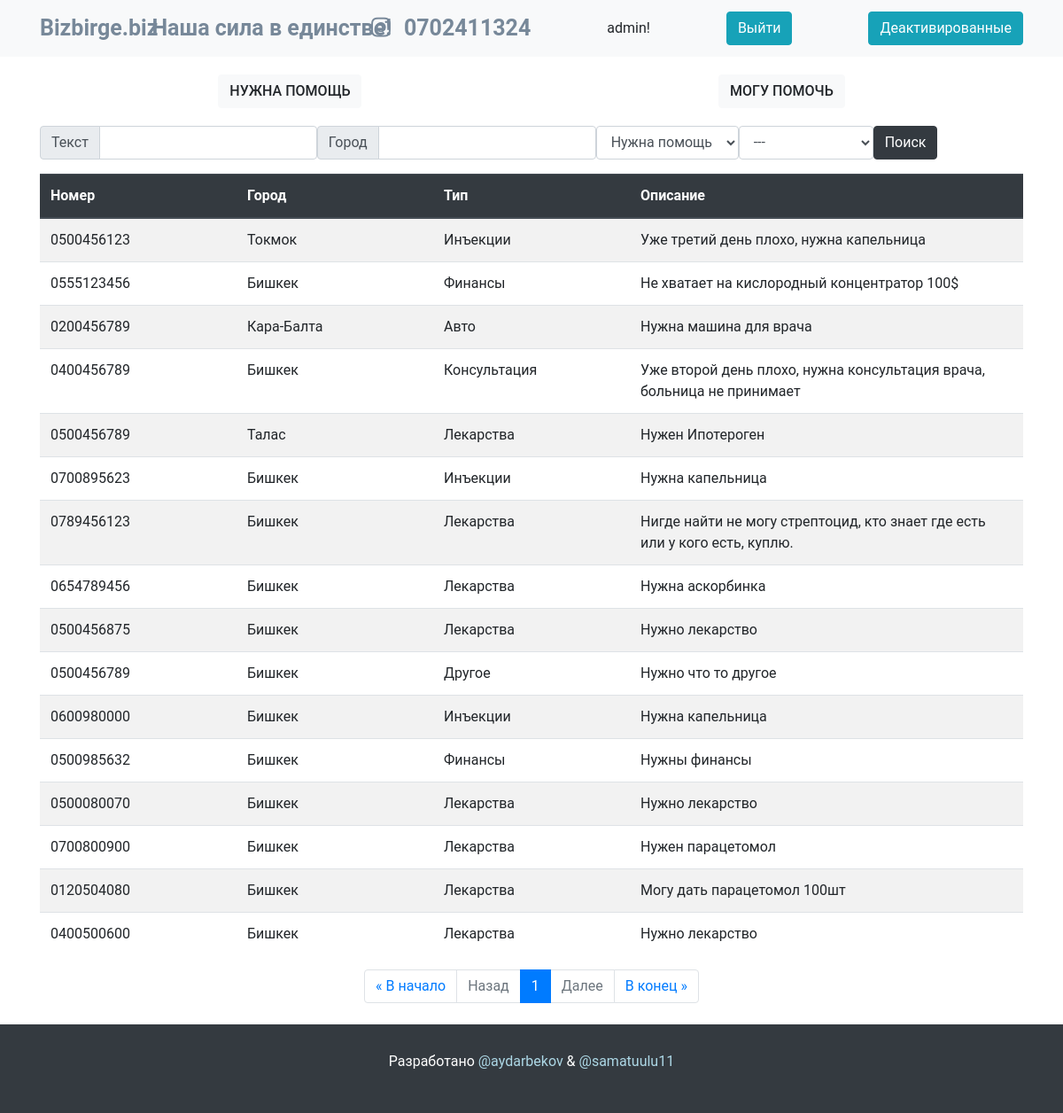
The page /ad_list/need_help (signed in) on the database its author committed.
### webapp/models.py (models this page shows, shortened)
class Ad(models.Model):
    ad_type = models.CharField(max_length=50, choices=TYPE_CHOICES, default=TYPE_CHOICES[0][0], verbose_name="Тема")
    number = models.CharField(max_length=50, verbose_name='Номер телефона')
    city = models.CharField(max_length=50, verbose_name='Город')
    group = models.CharField(max_length=50, choices=GROUP_CHOICES, default=GROUP_CHOICES[0][0], verbose_name="Тема")
    description = models.TextField(max_length=3000, verbose_name='Описание')
    status = models.CharField(max_length=50, choices=STATUS_CHOICES, default=STATUS_CHOICES[0][0], verbose_name='Статус')
    date = models.DateTimeField(auto_now_add=True, null=True, blank=True, verbose_name='Дата добавления')
    class Meta:
        verbose_name = 'Объявление'
        verbose_name_plural = 'Объявления'

### webapp/views.py (the view, shortened to what this page needs)
# urls.py: path('ad_list/<str:type>', AdListView.as_view(), name='ad_list'),
class AdListView(ListView):
    context_object_name = 'ad'
    template_name = 'ad_list.html'
    paginate_by = 20
    paginate_orphans = 0
    ordering = '-date'
    def get(self, request, *args, **kwargs):
        self.form = self.get_search_form()
        self.search_value = self.get_search_value()
        return super().get(request, *args, **kwargs)
    def get_queryset(self, *args, **kwargs):
        ad_type = self.kwargs.get('type')
        if ad_type != 'search':
            queryset = Ad.objects.filter(ad_type=ad_type, status='active').order_by('-date')
            return queryset
    def get_context_data(self, *args, **kwargs):
        context = super().get_context_data()
        ad_type = self.kwargs.get('type')
        context['ads_sorted'] = Ad.objects.filter(ad_type=ad_type).order_by('-date')
        context['form'] = self.form
        return context
    def get_search_form(self):
        return SimpleSearchForm(self.request.GET)
    def get_search_value(self):
        search = {}
        if self.form.is_valid():
            search['descr'] = self.form.cleaned_data['descr']
            search['city'] = self.form.cleaned_data['city']
            search['type'] = self.form.cleaned_data['type']
            search['group'] = self.form.cleaned_data['group']
            return search
        return None

### webapp/forms.py
class SimpleSearchForm(forms.Form):
    descr = forms.CharField(max_length=100, required=False, label="Текст")
    city = forms.CharField(max_length=100, required=False, label="Город")
    type = forms.ChoiceField(choices=TYPE_CHOICES, label='Тип', required=False)
    group = forms.ChoiceField(choices=GROUP_CHOICES, label='Группа', required=False)

### webapp/templates/ad_list.html (shortened to what this page needs)
{% extends 'base.html' %}
{% load static %}
{% block content %}
    <div class="container mb-3">
        <form class="form-inline" action="{% url 'webapp:ad_list' type='search' %}" method="GET">
            {% include 'partial/simple_search.html' %}
            <input type="submit" class='btn btn-dark search-button' value="Поиск">
        </form>
    </div>
    <div class="container">
        <div class="ads-index-table">
            <table class="table table-striped">
                <thead class="thead-dark">
                <tr>
                    <th scope="col">Номер</th>
                    <th scope="col">Город</th>
                    <th scope="col">Тип</th>
                    <th scope="col" colspan="2">Описание</th>
                </tr>
                </thead>
                <tbody>
                {% for ad in ad %}
                    <tr>
                        <td>{{ ad.number }}</td>
                        <td>{{ ad.city }}</td>
                        <td>{{ ad.get_group_display }}</td>
                        <td colspan="2">{{ ad.description }}</td>
                    </tr>
                {% endfor %}
                </tbody>
            </table>
        </div>
    </div>
    {% include 'partial/pagination.html' %}
{% endblock %}

### webapp/templates/base.html (shortened to what this page needs)
{% load static %}
<!doctype html>
<html lang="en">
<head>
    <link rel="stylesheet" href="{% static 'css/bootstrap.css' %}">
    <link rel="stylesheet" href="{% static "css/style.css" %}">
    <link rel="stylesheet" href="https://use.fontawesome.com/releases/v5.13.1/css/all.css">
</head>
<body>
<header>
    <nav class="navbar navbar-light bg-light">
        <div class="container">
            <a href="{% url 'webapp:index' %}" class="navbar-brand">Bizbirge.biz</a>
            <p>Наша сила в единстве!</p>
            <p><a href="https://www.instagram.com/bizbirge.biz/" target="_blank"><i class="fab fa-instagram insta-logo"></i></a>0702411324</p>
            {% if request.user.is_authenticated %}
                {{ request.user }}!
                <a class="login  d-flex btn btn-info " href="{% url 'accounts:logout' %}" role="button">Выйти</a>
                <a href="{% url 'webapp:deactivated_list' %}" role="button" class="btn btn-info">Деактивированные</a>
            {% endif %}
        </div>
    </nav>
    <div class="container d-flex justify-content-around my-3 flex-wrap ad-buttons create-btns">
        <a href="{% url 'webapp:ad_create' type='need_help'%}" role="button" class="btn btn-light text-uppercase my-1">Нужна помощь</a>
        <a href="{% url 'webapp:ad_create' type='can_help'%}" role="button" class="btn btn-light text-uppercase my-1">Могу помочь</a>
    </div>
</header>
{% block content %}{% endblock %}
<footer>
    <div class="container-fluid mt-4 d-flex justify-content-center align-items-center">
        <p>Разработано <a href="https://www.instagram.com/akyl.aydarbekov/">@aydarbekov</a> & <a href="https://www.instagram.com/samatuulu11/">@samatuulu11</a></p>
    </div>
</footer>
</body>
</html>

### webapp/static/css/style.css (style rules this page uses)
body { font-family: roboto, arial, sans-serif; margin: 0; }
.table { table-layout: fixed!important; }
footer .container-fluid { height: 100px; background-color: #343a40; color: white; }
footer .container-fluid a { color: lightblue; }
.navbar-brand { font-weight: 600; font-size: 25px; color: lightslategray!important; }
.navbar p { font-weight: 600!important; font-size: 25px; color: lightslategray!important; margin: 0; margin-left: -109px; }
.ad-buttons a { font-weight: 500; }
.insta-logo { color: lightslategray; margin-right: 15px; }

### rows shown on the page
Ad: number "0500456123", city "Токмок", group "Инъекции", description "Уже третий день плохо, нужна капельница"
Ad: number "0555123456", city "Бишкек", group "Финансы", description "Не хватает на кислородный концентратор 100$"
Ad: number "0200456789", city "Кара-Балта", group "Авто", description "Нужна машина для врача"
Ad: number "0400456789", city "Бишкек", group "Консультация", description "Уже второй день плохо, нужна консультация врача, больница не принимает"
Ad: number "0500456789", city "Талас", group "Лекарства", description "Нужен Ипотероген"
Ad: number "0700895623", city "Бишкек", group "Инъекции", description "Нужна капельница"
Ad: number "0789456123", city "Бишкек", group "Лекарства", description "Нигде найти не могу стрептоцид, кто знает где есть или у кого есть, куплю."
Ad: number "0654789456", city "Бишкек", group "Лекарства", description "Нужна аскорбинка"
Ad: number "0500456875", city "Бишкек", group "Лекарства", description "Нужно лекарство"
Ad: number "0500456789", city "Бишкек", group "Другое", description "Нужно что то другое"
Ad: number "0600980000", city "Бишкек", group "Инъекции", description "Нужна капельница"
Ad: number "0500985632", city "Бишкек", group "Финансы", description "Нужны финансы"
Ad: number "0500080070", city "Бишкек", group "Лекарства", description "Нужно лекарство"
Ad: number "0700800900", city "Бишкек", group "Лекарства", description "Нужен парацетомол"
Ad: number "0120504080", city "Бишкек", group "Лекарства", description "Могу дать парацетомол 100шт"
Ad: number "0400500600", city "Бишкек", group "Лекарства", description "Нужно лекарство"

### other values the page prints
{{ request.user }} "admin"
{{ field.label }} "Текст" "Город"
{{ page_obj.number }} "1"
